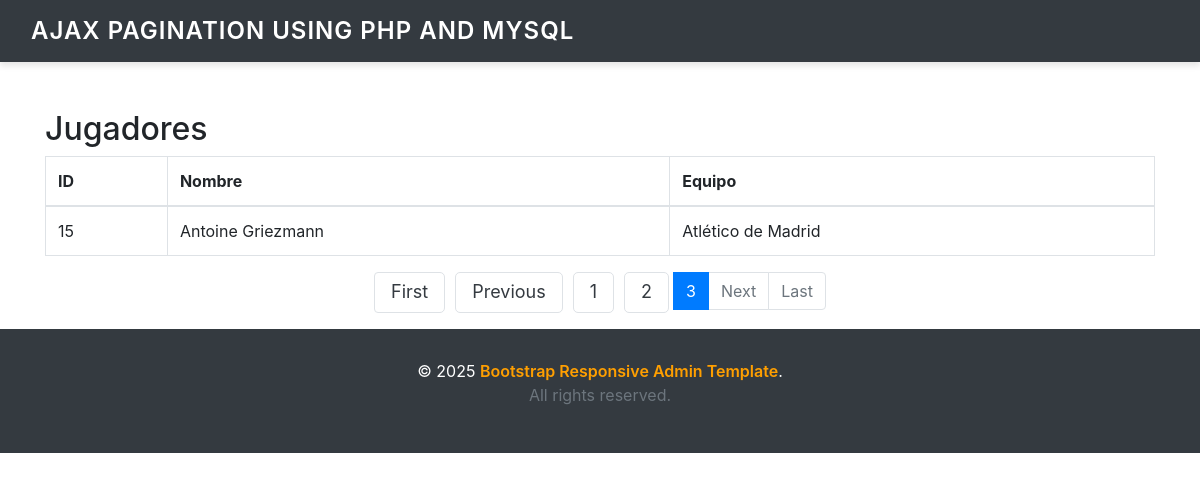
The page /index.php?page=3 on the database its author committed.
### tables this page shows
CREATE TABLE `jugadores` (
                             `id` INT(11) NOT NULL AUTO_INCREMENT,
                             `nombre` VARCHAR(255) NOT NULL,
                             `equipo` VARCHAR(255) NOT NULL,
                             PRIMARY KEY (`id`)
);

### index.php (the view, shortened to what this page needs)
<?php
include_once("header.php");
include_once("config.php");
$records_per_page = 7;
$page = isset($_GET['page']) ? (int)$_GET['page'] : 1;
$page = $page < 1 ? 1 : $page;
$start_from = ($page - 1) * $records_per_page;
$sql = "SELECT * FROM jugadores LIMIT :start_from, :records_per_page";
$stmt = $conn->prepare($sql);
$stmt->bindValue(':start_from', $start_from, PDO::PARAM_INT);
$stmt->bindValue(':records_per_page', $records_per_page, PDO::PARAM_INT);
$stmt->execute();
$result = $stmt->fetchAll(PDO::FETCH_ASSOC);
$sql = "SELECT COUNT(id) FROM jugadores";
$stmt = $conn->prepare($sql);
$stmt->execute();
$total_records = $stmt->fetchColumn();
$total_pages = ceil($total_records / $records_per_page);
?>
<!DOCTYPE html>
<html lang="en">
<head>
    <link rel="stylesheet" href="https://maxcdn.bootstrapcdn.com/bootstrap/4.5.2/css/bootstrap.min.css">
</head>
<body>
<div class="container">
    <h2 class="mt-5">Jugadores</h2>
    <table class="table table-bordered">
        <thead>
        <tr>
            <th>ID</th>
            <th>Nombre</th>
            <th>Equipo</th>
        </tr>
        </thead>
        <tbody>
        <?php
        if (!empty($result)) {
            foreach ($result as $row) {
                echo "<tr>";
                echo "<td>" . htmlentities($row["id"]) . "</td>";
                echo "<td>" . htmlentities($row["nombre"]) . "</td>";
                echo "<td>" . htmlentities($row["equipo"]) . "</td>";
                echo "</tr>";
            }
        } else {
            echo "<tr><td colspan='3'>0 resultados</td></tr>";
        }
        ?>
        </tbody>
    </table>
    <nav>
        <ul class="pagination justify-content-center">
            <?php if ($page > 1): ?>
                <li class="page-item">
                    <a class="page-link" href="index.php?page=<?php echo 1; ?>">First</a>
                </li>
                <li class="page-item">
                    <a class="page-link" href="index.php?page=<?php echo $page - 1; ?>">Previous</a>
                </li>
            <?php else: ?>
                <li class="page-item disabled"><span class="page-link">First</span></li>
                <li class="page-item disabled"><span class="page-link">Previous</span></li>
            <?php endif; ?>
            <?php
            $adjacents = 2;
            if ($total_pages <= (1 + ($adjacents * 2))) {
                for ($i = 1; $i <= $total_pages; $i++) {
                    if ($i == $page) {
                        echo "<li class='page-item active'><span class='page-link'>$i</span></li>";
                    } else {
                        echo "<li class='page-item'><a class='page-link' href='index.php?page=$i'>$i</a></li>";
                    }
                }
            }
            ?>
            <?php if ($page < $total_pages): ?>
                <li class="page-item">
                    <a class="page-link" href="index.php?page=<?php echo $page + 1; ?>">Next</a>
                </li>
                <li class="page-item">
                    <a class="page-link" href="index.php?page=<?php echo $total_pages; ?>">Last</a>
                </li>
            <?php else: ?>
                <li class="page-item disabled"><span class="page-link">Next</span></li>
                <li class="page-item disabled"><span class="page-link">Last</span></li>
            <?php endif; ?>
        </ul>
    </nav>
</div>
</body>
</html>
<?php include_once("footer.php"); ?>

### header.php (style rules this page uses)
body { font-family: 'Open Sans', sans-serif; background-color: #f8f9fa; margin-top: 60px; }
.pagination .page-item a { color: #343a40; font-size: 18px; padding: 8px 16px; border-radius: 5px; margin: 0 5px; transition: background-color 0.3s; }

### rows shown on the page
jugadores: id "15", nombre "Antoine Griezmann", equipo "Atlético de Madrid"
